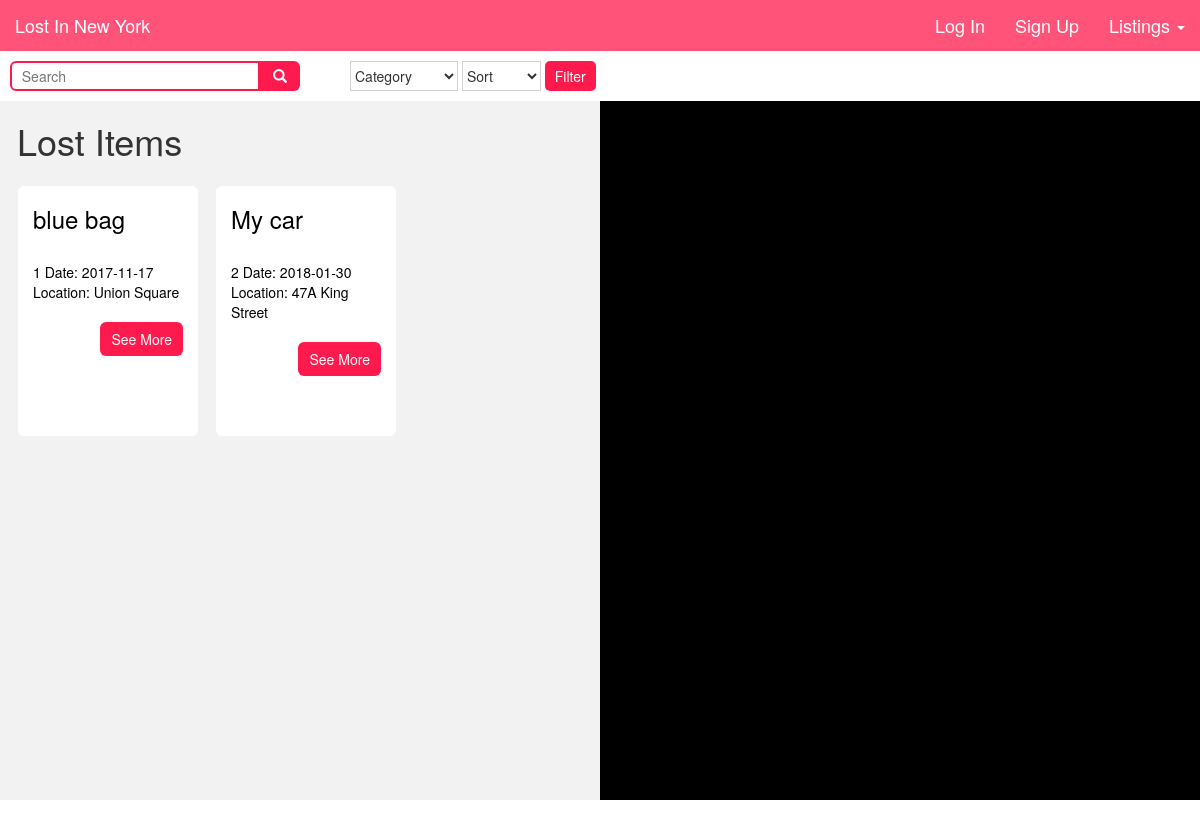
Page /lost_postings on the earlier database version.
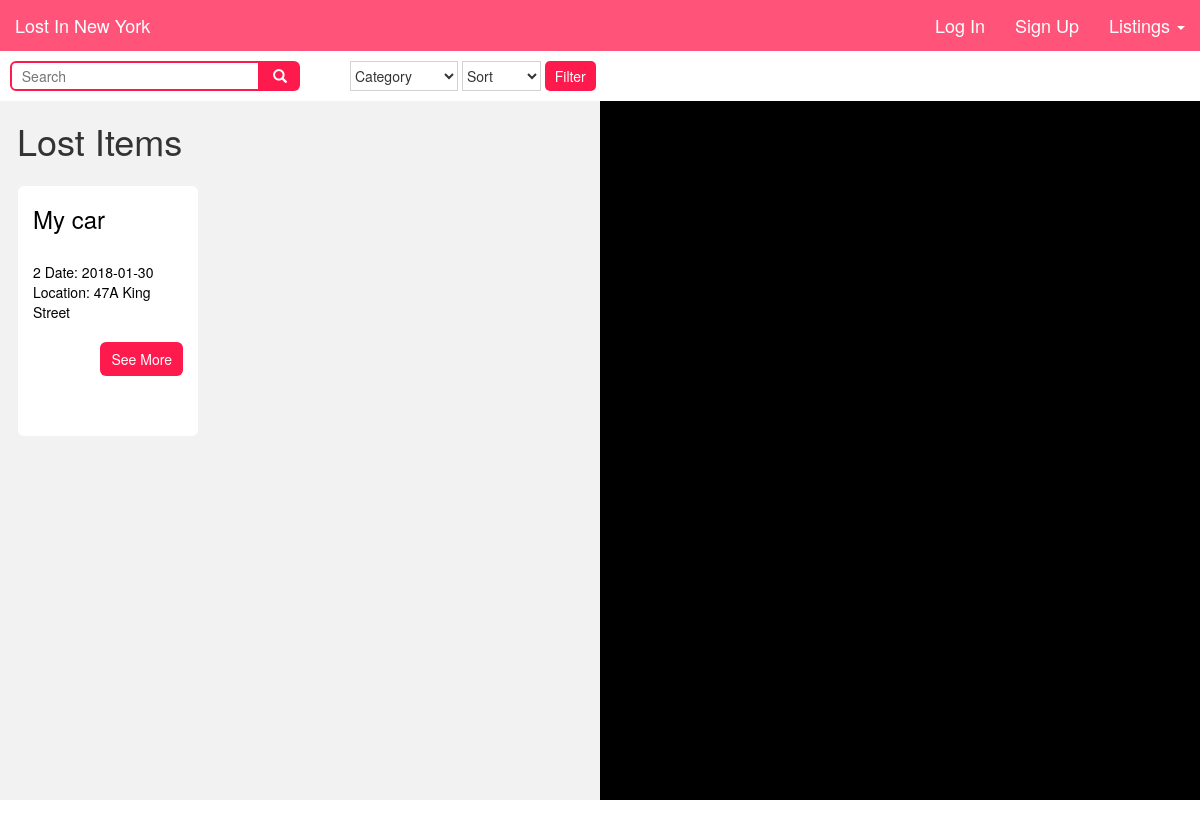
Same page on the later database version.
### tables this page shows
CREATE TABLE "lost_items" (
	`id`	INT,
	`item`	TEXT,
	`description`	TEXT,
	`category`	TEXT,
	`account_id`	INT,
	`location`	TEXT,
	`lat`	FLOAT,
	`long`	FLOAT,
	`date`	TEXT
);

### app.py (the view)
@app.route('/lost_postings', methods=['GET', 'POST'])
def list_lost_items():
    list = database.item_listings('lost')
    unique_locations = database.find_unique_locations('lost')
    if not session.get('username'):
        return render_template("lost_postings.html", loggedIn=False, api_key=map_api_key, listings=list, unique=unique_locations)
    else:
        return render_template("lost_postings.html", loggedIn=True, api_key=map_api_key, listings=list, unique=unique_locations)

### util/database.py (called while the page is built)
def item_listings(lost_found):
    db = sqlite3.connect("data/lost_and_found.db")
    c = db.cursor()
    a = 'SELECT * FROM ' + lost_found + '_items'
    x = c.execute(a)
    item_list = []
    for bar in x:
        item_id = bar[0]
        item_name = bar[1]
        item_desc = bar[2]
        item_cat = bar[3]
        item_lat = bar[6]
        item_long = bar[7]
        item_location = bar[5]
        item_date = bar[8]
        item = {}
        item['item_id'] = item_id
        item['item_cat'] = item_cat
        item['item_name'] = item_name
        item['item_desc'] = item_desc
        item['item_lat'] = item_lat
        item['item_long'] = item_long
        item['item_location'] = item_location
        item['item_date'] = item_date
        item_list.append(item)
    db.commit()
    db.close()
    return item_list

def find_unique_locations(lost_found):
    db = sqlite3.connect("data/lost_and_found.db")
    c = db.cursor()
    a = 'SELECT lat, long FROM ' + lost_found + '_items'
    x = c.execute(a)
    locations = []
    for loc in x:
        if (loc not in locations):
            locations.append(loc)
    return locations

### templates/lost_postings.html (shortened to what this page needs)
{% extends "base.html" %}
{% block content %}
<div class="filter">
  <form action="/lost_postings" method="POST">
    <div id="search-wrapper">
      <input type="text" placeholder="  Search" onkeyup= "myFunction()" name="search" id="search-input">
      <button type="button" id="search-btn" name="submit-search" value="searched">
        <span class="glyphicon glyphicon-search"></span>
      </button>
    </div>
    <div id="white-block"></div>
    <select class="filterdrop" name="category">
      <option value="none">Category</option>
    </select>
    <select class="filterdrop" name="date">
      <option value="none">Sort</option>
    </select>
    <input id="filterbtn" type="submit" name="filter" value="Filter">
  </form>
</div>
<div id="overflow">
    <div class="postings">
      <h1 style="padding-left:17px;"> Lost Items</h1>
      {% for item in listings %}
        <div id="post-container">
          <h3>{{item['item_name']}}</h3><br> {{item['item_id']}}
          Date: {{item['item_date']}}<br>
          Location: {{item['item_location']}}<br><br>
          <form action="/single_posting" method="POST">
            <input type="submit" class="btn" style="float:right;" name="single_post" value="See More">
          </form>
        </div>
      {% endfor %}
    </div>
  <div id="sidemap"></div>
</div>
{% endblock %}

Differences in the rows shown:
removed lost_items: item_name "blue bag", item_id "1", item_date "2017-11-17", item_location "Union Square"
